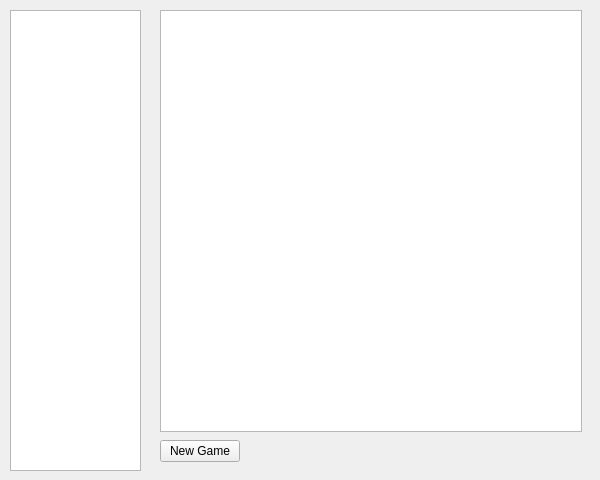
<?xml version="1.0" encoding="UTF-8"?>
<ui version="4.0">
 <class>MainWindow</class>
 <widget class="QMainWindow" name="MainWindow">
  <property name="geometry">
   <rect>
    <x>0</x>
    <y>0</y>
    <width>600</width>
    <height>480</height>
   </rect>
  </property>
  <property name="sizePolicy">
   <sizepolicy hsizetype="Fixed" vsizetype="Fixed">
    <horstretch>0</horstretch>
    <verstretch>0</verstretch>
   </sizepolicy>
  </property>
  <property name="windowTitle">
   <string>CrossedWords</string>
  </property>
  <widget class="QWidget" name="centralWidget">
   <widget class="QPushButton" name="b_newGame">
    <property name="geometry">
     <rect>
      <x>160</x>
      <y>440</y>
      <width>80</width>
      <height>22</height>
     </rect>
    </property>
    <property name="text">
     <string>New Game</string>
    </property>
   </widget>
   <widget class="QListView" name="listView">
    <property name="geometry">
     <rect>
      <x>10</x>
      <y>10</y>
      <width>131</width>
      <height>461</height>
     </rect>
    </property>
   </widget>
   <widget class="QTableWidget" name="tableWidget">
    <property name="geometry">
     <rect>
      <x>160</x>
      <y>10</y>
      <width>422</width>
      <height>422</height>
     </rect>
    </property>
    <property name="sizePolicy">
     <sizepolicy hsizetype="Fixed" vsizetype="Fixed">
      <horstretch>0</horstretch>
      <verstretch>0</verstretch>
     </sizepolicy>
    </property>
    <property name="verticalScrollBarPolicy">
     <enum>Qt::ScrollBarAlwaysOff</enum>
    </property>
    <property name="horizontalScrollBarPolicy">
     <enum>Qt::ScrollBarAlwaysOff</enum>
    </property>
    <property name="iconSize">
     <size>
      <width>0</width>
      <height>0</height>
     </size>
    </property>
   </widget>
  </widget>
 </widget>
 <layoutdefault spacing="6" margin="11"/>
 <resources/>
 <connections/>
</ui>
